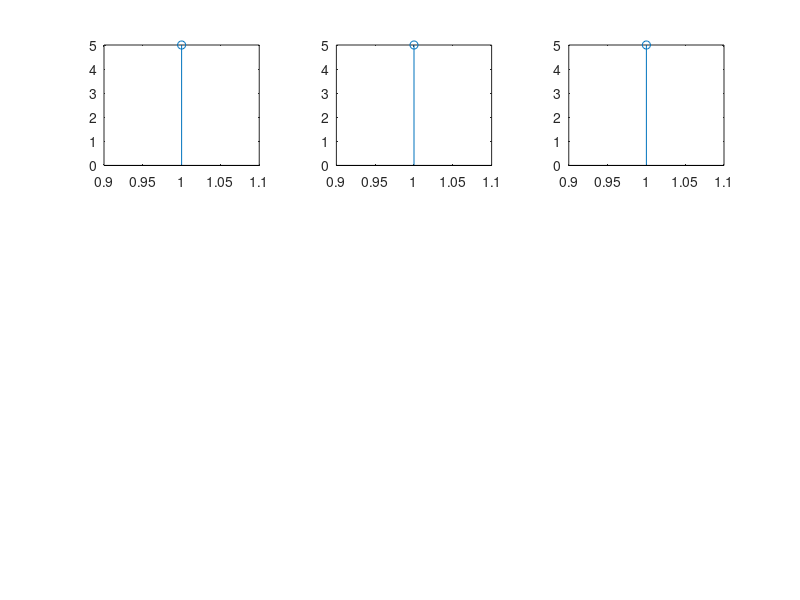

Reproduce this figure in MATLAB. (Note: this script raises an error after producing the figure.)
a=tic();
xn=input('Enter the sequence of x(n)');
ylabel('Amplitude');
xlabel('Time Index');
title('Input sequence');
subplot(3,3,1);
stem(xn);
c=fft(xn);
subplot(3,3,2);
stem(c);
d=ifft(xn);
subplot(3,3,3);
stem(d);
b=toc();
disp(b);